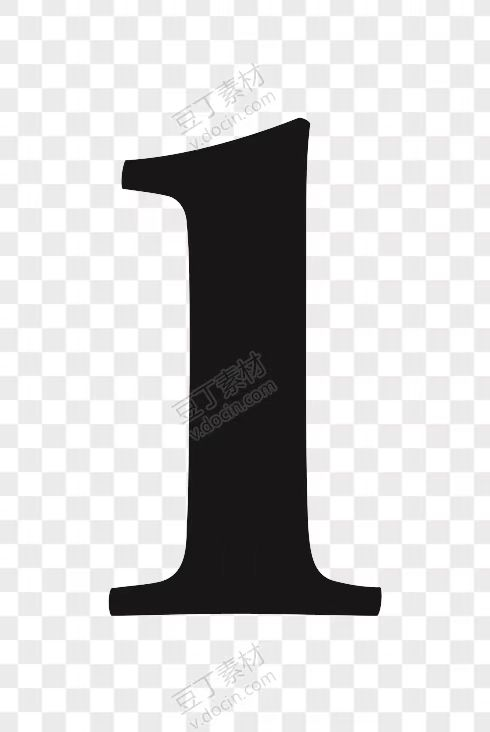
#> input picture 微信图片_20240718223318.jpg, 490 x 732 px, found by its file name
$ python '转化图片数组.py'
#> lines starting #> are read from the running program, lines starting #| are printed output that depends on the picture
from PIL import Image
# 打开图片并调整为指定大小
img = Image.open('D:\Desktop\dl\微信图片_20240718223318.jpg').resize((120, 120))
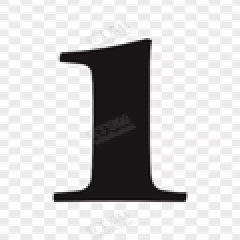
#> img: PIL image 120x120 RGB (shown 2 times larger); mean R, G, B 205, 204.5, 204.7
# 将图片转换为RGB格式
img = img.convert('RGB')
# 获取图片数据
pixel_data = list(img.getdata())
#> pixel_data = 14400 items, first 6: (235, 235, 235), (235, 235, 235), (235, 235, 235), (234, 234, 234), (246, 246, 246), (255, 255, 255)
# 将图片数据转换为适合LCD的格式
pic = []
for pixel in pixel_data:
    r, g, b = pixel
# 假设LCD使用16位颜色格式（5位红色，6位绿色，5位蓝色）
    rgb565 = ((r & 0xF8) << 8) | ((g & 0xFC) << 3) | (b >> 3)
    pic.append(rgb565 >> 8)  # 高8位
    pic.append(rgb565 & 0xFF)  # 低8位
#> this loop made 14400 passes
#> (r, g, b, rgb565) on passes 1 to 3: (235, 235, 235, 61277), (235, 235, 235, 61277), (235, 235, 235, 61277)
#> after the loop, pic = 28800 items
#将数据保存为C数组格式
with open('pic_data.h', 'w') as f:
    f.write('const unsigned char pic[] = {\n')
    for i in range(0, len(pic), 12):  # 每行显示12个数据
        f.write('    ' + ', '.join(f'0x{byte:02X}' for byte in pic[i:i+12]) + ',\n')
#> this loop made 2400 passes
#> i on passes 2 to 4: 12, 24, 36
    f.write('};\n')

$ run again, with 0.jpg copied over 微信图片_20240718223318.jpg
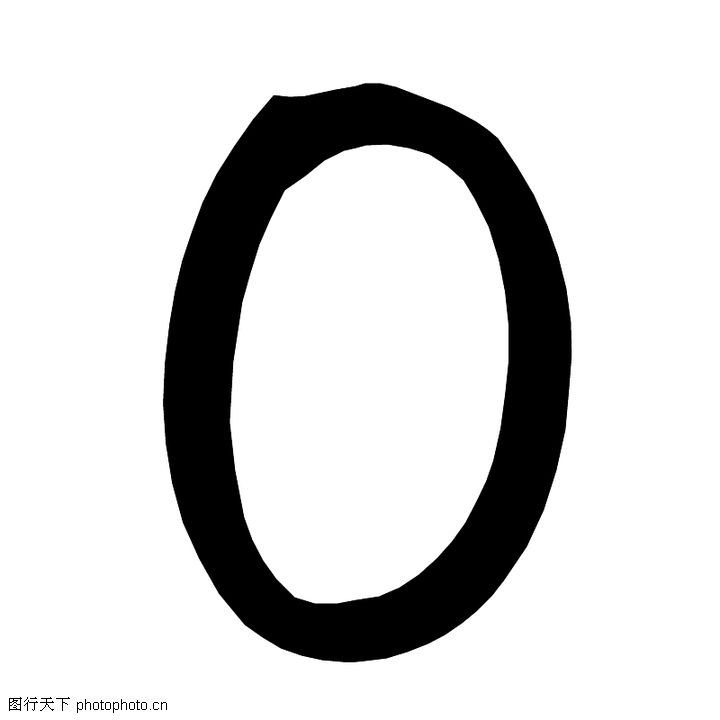
#> input picture 0.jpg, 720 x 720 px, found by its file name
#> `img = Image.open('D:\Desktop\dl\微信图片_20240718223318.jpg').resize((120,..`:
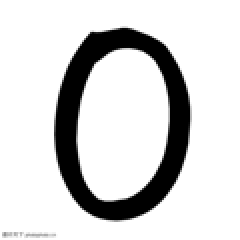
#> img: PIL image 120x120 RGB (shown 2 times larger); min 0, max 255, mean 212.3
#> pixel_data = 14400 items, first 6: (255, 255, 255), (255, 255, 255), (255, 255, 255), (255, 255, 255), (255, 255, 255), (255, 255, 255)
#> after the loop `for pixel in pixel_data:`: pic = 28800 items
#> the loop `for i in range(0, len(pic), 12):` made 2400 passes
#> i on passes 2 to 4: 12, 24, 36

$ run again, with 2.jpg copied over 微信图片_20240718223318.jpg
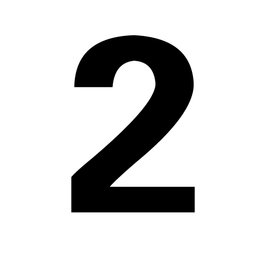
#> input picture 2.jpg, 270 x 270 px, found by its file name
#> `img = Image.open('D:\Desktop\dl\微信图片_20240718223318.jpg').resize((120,..`:
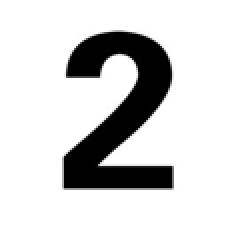
#> img: PIL image 120x120 L (shown 2 times larger); min 0, max 255, mean 213.5
#> pixel_data = 14400 items, first 6: (255, 255, 255), (255, 255, 255), (255, 255, 255), (255, 255, 255), (255, 255, 255), (255, 255, 255)
#> after the loop `for pixel in pixel_data:`: pic = 28800 items
#> the loop `for i in range(0, len(pic), 12):` made 2400 passes
#> i on passes 2 to 4: 12, 24, 36
